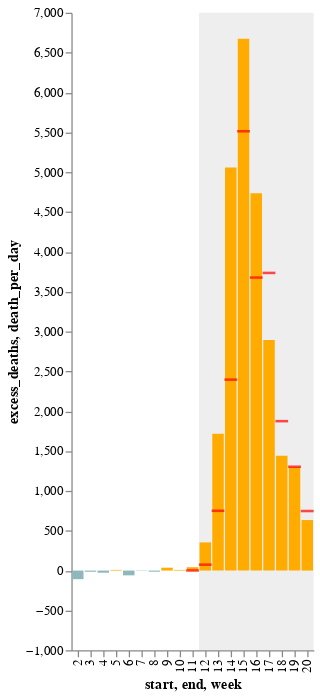

Here is the notebook cell this chart was saved with:
### Code cell
(rect + excess_deaths_chart + covid_tick_deaths).configure_view(strokeWidth=0).configure_axis(grid=False)

### Figure 1 — Vega-Lite specification as saved in the notebook (floating-point values rounded to 4 significant figures)
{"config": {"view": {"continuousWidth": 400, "continuousHeight": 300, "strokeWidth": 0}, "axis": {"grid": false}}, "layer": [{"data": {"name": "data-122be3f8b90c774c1c00dbc31799ed9f"}, "mark": {"type": "rect", "fill": "#eee", "opacity": 1, "x2Offset": 5, "xOffset": 5}, "encoding": {"x": {"type": "nominal", "field": "start"}, "x2": {"field": "end"}}}, {"data": {"name": "data-1c0c7636be2c3021a9ac05f457ba1f48"}, "mark": {"type": "bar", "width": 9}, "encoding": {"color": {"condition": {"value": "#ffab00", "test": "(datum.excess_deaths > 0)"}, "value": "#8FB8BB"}, "x": {"type": "nominal", "field": "week"}, "y": {"type": "quantitative", "field": "excess_deaths"}}, "height": 500, "width": {"step": 10}}, {"data": {"name": "data-481968143d9f65841257de91eb280235"}, "mark": {"type": "tick", "color": "red", "thickness": 2}, "encoding": {"x": {"type": "nominal", "field": "week"}, "y": {"type": "quantitative", "field": "death_per_day"}}}], "$schema": "https://vega.github.io/schema/vega-lite/v4.8.1.json", "datasets": {"data-122be3f8b90c774c1c00dbc31799ed9f": [{"start": 11, "end": 20}], "data-1c0c7636be2c3021a9ac05f457ba1f48": [{"country": "United States", "placename": "New York City", "frequency": "weekly", "start_date": "2020-01-05", "end_date": "2020-01-11", "year": 2020, "month": 1, "week": 2.0, "deaths": 1086, "expected_deaths": 1194.0, "excess_deaths": -108.0, "baseline": "2017-2019 weekly average"}, {"country": "United States", "placename": "New York City", "frequency": "weekly", "start_date": "2020-01-12", "end_date": "2020-01-18", "year": 2020, "month": 1, "week": 3.0, "deaths": 1130, "expected_deaths": 1145.0, "excess_deaths": -15.0, "baseline": "2017-2019 weekly average"}, {"country": "United States", "placename": "New York City", "frequency": "weekly", "start_date": "2020-01-19", "end_date": "2020-01-25", "year": 2020, "month": 1, "week": 4.0, "deaths": 1164, "expected_deaths": 1191.0, "excess_deaths": -27.0, "baseline": "2017-2019 weekly average"}, {"country": "United States", "placename": "New York City", "frequency": "weekly", "start_date": "2020-01-26", "end_date": "2020-02-01", "year": 2020, "month": 2, "week": 5.0, "deaths": 1145, "expected_deaths": 1137.0, "excess_deaths": 8.0, "baseline": "2017-2019 weekly average"}, {"country": "United States", "placename": "New York City", "frequency": "weekly", "start_date": "2020-02-02", "end_date": "2020-02-08", "year": 2020, "month": 2, "week": 6.0, "deaths": 1139, "expected_deaths": 1199.0, "excess_deaths": -60.0, "baseline": "2017-2019 weekly average"}, {"country": "United States", "placename": "New York City", "frequency": "weekly", "start_date": "2020-02-09", "end_date": "2020-02-15", "year": 2020, "month": 2, "week": 7.0, "deaths": 1119, "expected_deaths": 1123.0, "excess_deaths": -4.0, "baseline": "2017-2019 weekly average"}, {"country": "United States", "placename": "New York City", "frequency": "weekly", "start_date": "2020-02-16", "end_date": "2020-02-22", "year": 2020, "month": 2, "week": 8.0, "deaths": 1055, "expected_deaths": 1069.0, "excess_deaths": -14.0, "baseline": "2017-2019 weekly average"}, {"country": "United States", "placename": "New York City", "frequency": "weekly", "start_date": "2020-02-23", "end_date": "2020-02-29", "year": 2020, "month": 2, "week": 9.0, "deaths": 1095, "expected_deaths": 1059.0, "excess_deaths": 36.0, "baseline": "2017-2019 weekly average"}, {"country": "United States", "placename": "New York City", "frequency": "weekly", "start_date": "2020-03-01", "end_date": "2020-03-07", "year": 2020, "month": 3, "week": 10.0, "deaths": 1083, "expected_deaths": 1075.0, "excess_deaths": 8.0, "baseline": "2017-2019 weekly average"}, {"country": "United States", "placename": "New York City", "frequency": "weekly", "start_date": "2020-03-08", "end_date": "2020-03-14", "year": 2020, "month": 3, "week": 11.0, "deaths": 1120, "expected_deaths": 1078.0, "excess_deaths": 42.0, "baseline": "2017-2019 weekly average"}, {"country": "United States", "placename": "New York City", "frequency": "weekly", "start_date": "2020-03-15", "end_date": "2020-03-21", "year": 2020, "month": 3, "week": 12.0, "deaths": 1384, "expected_deaths": 1031.0, "excess_deaths": 353.0, "baseline": "2017-2019 weekly average"}, {"country": "United States", "placename": "New York City", "frequency": "weekly", "start_date": "2020-03-22", "end_date": "2020-03-28", "year": 2020, "month": 3, "week": 13.0, "deaths": 2744, "expected_deaths": 1027.0, "excess_deaths": 1717.0, "baseline": "2017-2019 weekly average"}, {"country": "United States", "placename": "New York City", "frequency": "weekly", "start_date": "2020-03-29", "end_date": "2020-04-04", "year": 2020, "month": 4, "week": 14.0, "deaths": 6080, "expected_deaths": 1023.0, "excess_deaths": 5057.0, "baseline": "2017-2019 weekly average"}, {"country": "United States", "placename": "New York City", "frequency": "weekly", "start_date": "2020-04-05", "end_date": "2020-04-11", "year": 2020, "month": 4, "week": 15.0, "deaths": 7741, "expected_deaths": 1066.0, "excess_deaths": 6675.0, "baseline": "2017-2019 weekly average"}, {"country": "United States", "placename": "New York City", "frequency": "weekly", "start_date": "2020-04-12", "end_date": "2020-04-18", "year": 2020, "month": 4, "week": 16.0, "deaths": 5747, "expected_deaths": 1011.0, "excess_deaths": 4736.0, "baseline": "2017-2019 weekly average"}, {"country": "United States", "placename": "New York City", "frequency": "weekly", "start_date": "2020-04-19", "end_date": "2020-04-25", "year": 2020, "month": 4, "week": 17.0, "deaths": 3872, "expected_deaths": 978.0, "excess_deaths": 2894.0, "baseline": "2017-2019 weekly average"}, {"country": "United States", "placename": "New York City", "frequency": "weekly", "start_date": "2020-04-26", "end_date": "2020-05-02", "year": 2020, "month": 5, "week": 18.0, "deaths": 2440, "expected_deaths": 999.0, "excess_deaths": 1441.0, "baseline": "2017-2019 weekly average"}, {"country": "United States", "placename": "New York City", "frequency": "weekly", "start_date": "2020-05-03", "end_date": "2020-05-09", "year": 2020, "month": 5, "week": 19.0, "deaths": 2286, "expected_deaths": 985.0, "excess_deaths": 1301.0, "baseline": "2017-2019 weekly average"}, {"country": "United States", "placename": "New York City", "frequency": "weekly", "start_date": "2020-05-10", "end_date": "2020-05-16", "year": 2020, "month": 5, "week": 20.0, "deaths": 1656, "expected_deaths": 1022.0, "excess_deaths": 634.0, "baseline": "2017-2019 weekly average"}], "data-481968143d9f65841257de91eb280235": [{"fips": 0.0, "cases": 643, "deaths": 1, "death_per_day": 1.0, "week": 11}, {"fips": 0.0, "cases": 15906, "deaths": 208, "death_per_day": 74.0, "week": 12}, {"fips": 0.0, "cases": 136008, "deaths": 2654, "death_per_day": 750.0, "week": 13}, {"fips": 0.0, "cases": 338405, "deaths": 13537, "death_per_day": 2396.0, "week": 14}, {"fips": 0.0, "cases": 589119, "deaths": 44539, "death_per_day": 5513.0, "week": 15}, {"fips": 0.0, "cases": 843608, "deaths": 78770, "death_per_day": 3677.0, "week": 16}, {"fips": 0.0, "cases": 1034844, "deaths": 104439, "death_per_day": 3735.0, "week": 17}, {"fips": 0.0, "cases": 1191385, "deaths": 121871, "death_per_day": 1875.0, "week": 18}, {"fips": 0.0, "cases": 1288323, "deaths": 132418, "death_per_day": 1303.0, "week": 19}, {"fips": 0.0, "cases": 1349532, "deaths": 138497, "death_per_day": 747.0, "week": 20}]}}
